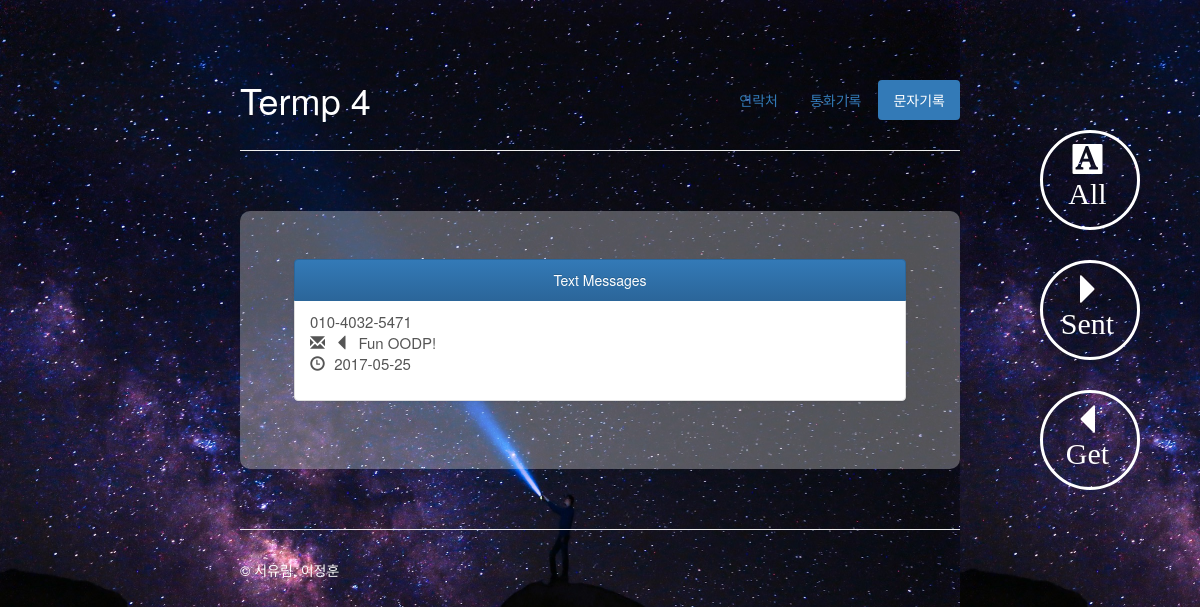
The page /sms_hist/2/1 on the database as committed earlier.
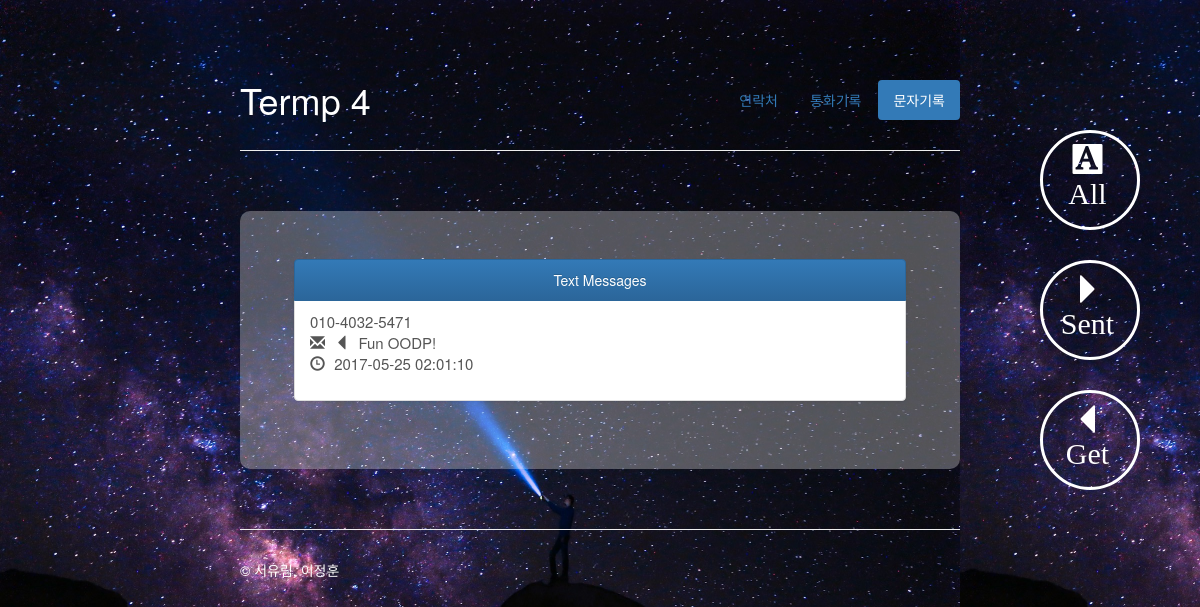
The same page on the database as committed later.
### tables this page shows
CREATE TABLE sms (
time text, phone text, status integer, content text);

### web_sever.py (the view)
@app.route('/sms_hist/<int:id>/<int:status>', methods = ['GET','POST'])
def sms_hist(id, status):
	error = None
	if request.method == 'POST':
		text = request.form['content']
		if not text:
			error = 'Blank not allowed! Please fill in the all fields.'
			return render_template('Messaging.html', error=error)
		else:
			person_sms = searchById(id)
			addSms(person_sms[0][2], text)
			return render_template('sms_hist.html', sms=getMsg(0))
	else:
		return render_template('sms_hist.html', sms=getMsg(status))

### sql_conn3.py (called while the page is built)
def getConnection():
    return sqlite3.connect('addressbook.db')

def getMsg(status):
    conn = getConnection()
    curs = conn.cursor()
    curs = conn.cursor()
    if status==3:
        sql = "SELECT * FROM SMS ORDER BY TIME DESC"
    elif status==0:
        sql = "SELECT * FROM SMS WHERE STATUS = 0 ORDER BY TIME DESC"
    elif status==1:
        sql = "SELECT * FROM SMS WHERE STATUS = 1 ORDER BY TIME DESC"
    curs.execute(sql)
    row = curs.fetchall()
    for hist in range(len(row)):
        if searchName(row[hist][1]) != []:
            result = searchName(row[hist][1])
            row[hist] = row[hist][:1] + (result[0][1],) + row[hist][2:]
    conn.close()
    return row

def searchName(num):
    conn = getConnection()
    curs = conn.cursor()
    curs.execute("SELECT * FROM ADDRESSBOOK WHERE number=?", (num,))
    row = curs.fetchall()
    conn.close()
    return row

### templates/sms_hist.html (shortened to what this page needs)
{% extends "history.html" %}
{% block body %}
<div class="masthead">
    <ul class="nav nav-pills pull-right">
        <li><a href="{{ url_for('main')}}">연락처</a></li>
        <li><a href="{{ url_for('call_hist', status = 3)}}">통화기록</a></li>
        <li class="active"><a href="{{ url_for('sms_hist', id = 0, status = 3) }}">문자기록</a></li>
    </ul>
    <h1 class="muted" style= "color : #ffffff">Termp 4</h3>
</div>
<hr>
<div class="floating" style="margin-top:-50px">
    <div>
      <p><a href="{{ url_for('sms_hist', id = 0, status = 3) }}"><span class="glyphicon glyphicon-text-background" aria-hidden="true" style="font-size: 30px ;color : #ffffff"> All</span></a></p>
    </div>
    <div>
        <p> <a href="{{ url_for('sms_hist', id = 0, status = 0) }}">  <span class="glyphicon glyphicon-triangle-right" aria-hidden="true" style=" font-size: 30px;color : #ffffff"> Sent</span></a></p>
    </div>
    <div>
        <p> <a href="{{ url_for('sms_hist', id = 0, status = 1) }}"> <span class="glyphicon glyphicon-triangle-left" aria-hidden="true"; style=" font-size: 30px;color : #ffffff;" > Get</span></a></p>
    </div>
</div>
<div class="jumbotron">
    <div class="bs-example">
        <div class="list-group">
            <a href = "#" class = "list-group-item active">
               Text Messages
           </a>
            {% for s in sms %}
            <a href = "#" class = "list-group-item">
                <p style="font-size : 15px; text-align:left">
                    {{ s[1] }} <br>
                    {% if s[2] == 1 %}
                    <span class="glyphicon glyphicon-envelope" aria-hidden="true" ></span>
                    <span class="glyphicon glyphicon-triangle-left" aria-hidden="true"></span>
                    {% endif %}
                    {{ s[3] }} <br>
                    <span class="glyphicon glyphicon-time" aria-hidden="true"></span>
                    {{ s[0] }}
                </p>
            </a>
            {% endfor %}
        </div>
    </div>
</div>
{% endblock %}

### templates/history.html (shortened to what this page needs)
<!DOCTYPE html>
<html lang="ko">
<head>
  <link rel="stylesheet" href="http://maxcdn.bootstrapcdn.com/bootstrap/3.3.7/css/bootstrap.min.css">
  <link rel="stylesheet" href="{{ url_for('static', filename='css/main.css')}}">
  <link rel="stylesheet" href="{{ url_for('static', filename='css/history.css')}}">
  <link rel="stylesheet" href="https://maxcdn.bootstrapcdn.com/bootstrap/3.3.6/css/bootstrap-theme.min.css">
  <link href="https://gitcdn.github.io/bootstrap-toggle/2.2.2/css/bootstrap2-toggle.min.css" rel="stylesheet">
    </head>
    <body>
      <div class="container-narrow">
        {% block body %}{% endblock %}
        <hr>
        <div class="footer">
          <p style="color : #ffffff">&copy; 서유림, 이정훈</p>
        </div>
      </div>
  </body>
  </html>

### static/css/main.css (style rules this page uses)
html { padding: 0px; }
body { height: 100%; opacity : 1; padding-top: 60px; background-image: url('../img/bak.jpeg'); background-size: 80% 70%; background-color: rgba( 255, 255, 255, 0.0 ); }
.floating { position: fixed; right: 50%; top: 180px; float: right; margin-top: 100px; margin-right: -45%; text-align:center; width:100px; -webkit-border-radius: 8px; }
.floating div:nth-child(1) { width: 100%; height: 100%; padding: 10px; margin-bottom: 30px; border:3px solid #ffffff; border-radius: 50px; }
.floating div:nth-child(2) { width: 100%; height: 100%; padding: 10px; margin-bottom: 30px; border:3px solid #ffffff; border-radius: 50px; }
.floating div:nth-child(3) { width: 100%; height: 100%; padding: 10px; margin-bottom: 30px; border:3px solid #ffffff; border-radius: 50px; }
.container-narrow { margin: 0 auto; max-width: 60%; height: 1000px }
.container-narrow > hr { margin: 30px 0; }
.jumbotron { background-color: rgba( 255, 255, 255, 0.3 ); margin: 60px 0; text-align: center; border-style: solid 10px; border-radius: 10px 10px }
.glyphicon { margin-right:5px; }

### static/css/history.css (style rules this page uses)
.bs-example { width: 85%; margin:0 auto; }

Rows that differ between the two databases and show on the page:
changed sms "Fun OODP!": time "2017-05-25" → "2017-05-25 02:01:10"
